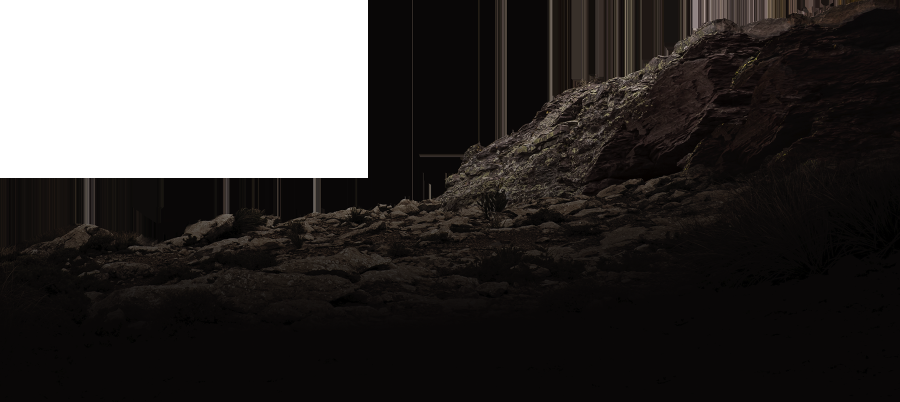
#> input picture AlphaBending/foregroundImage.png, 1800 x 803 px (shown at 1/2 size)
$ python AlphaBending.py
#> lines starting #> are read from the running program, lines starting #| are printed output that depends on the picture
#!/usr/bin/env python
# coding: utf-8

# In[9]:


import cv2
from matplotlib import pyplot as plt
get_ipython().run_line_magic('matplotlib', 'inline')
from pylab import rcParams
rcParams['figure.figsize'] = 16,9

# Read the foreground image with alpha channel
foreGroundImage = cv2.imread("foregroundImage.png", -1)
#> foreGroundImage is the input picture: shape (803, 1800, 4); mean B, G, R, A 57.8, 59, 62, 166.4
foreGroundImage = cv2.resize(foreGroundImage,(960,540))
#> foreGroundImage: shape (540, 960, 4)
print(foreGroundImage.shape)
#| (540, 960, 4)
print(foreGroundImage.size)
#| 2073600


# In[10]:


# Split png foreground image
b,g,r,a = cv2.split(foreGroundImage)
print(a)
#> (printed output is left out)
# Save the foregroung RGB content into a single object
foreground = cv2.merge((b,g,r))
# Save the alpha information into a single Mat
alpha = cv2.merge((a,a,a))


# In[11]:


# Read background image
# note : both images should be same size
background = cv2.imread("backGround.jpg")
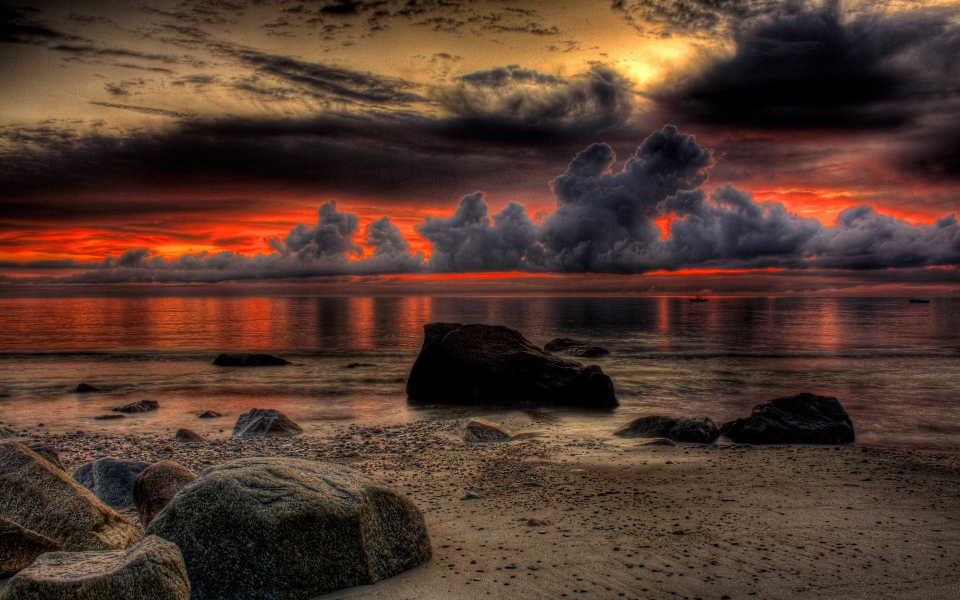
#> input picture AlphaBending/background.jpg, 1920 x 1200 px, found by its file name (shown at 1/2 size)
#> background is the input picture: shape (1200, 1920, 3); mean B, G, R 44.9, 57, 82.8
background = cv2.resize(background,(960,540))
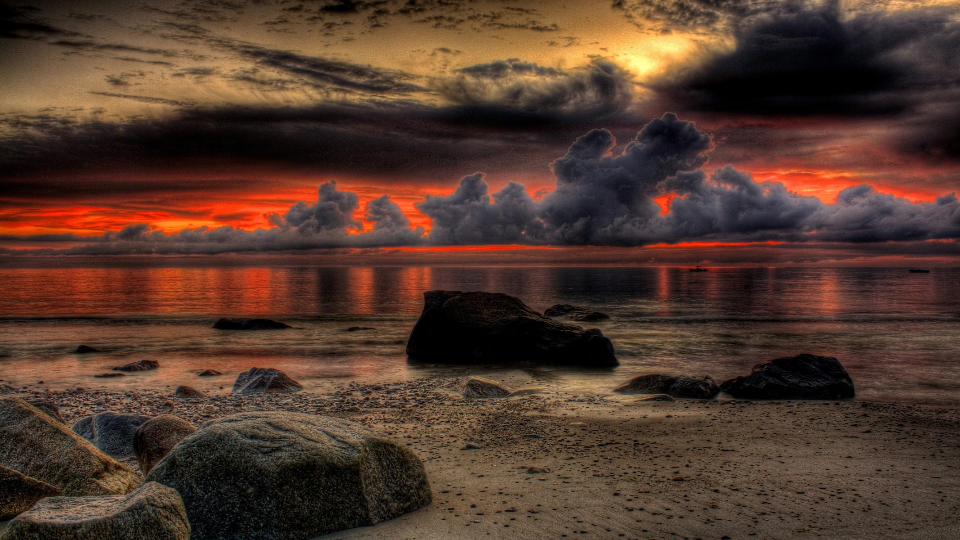
#> background: shape (540, 960, 3); mean B, G, R 44.8, 57, 82.7
plt.imshow(cv2.cvtColor(background, cv2.COLOR_BGR2RGB)) # Another method to covert channel from BGR TO RGB
#plt.imshow(background, alpha=0.6)


# In[12]:


# Convert uint8 to float
foreground = foreground.astype(float)
background = background.astype(float)
alpha = alpha.astype(float)/255


# In[17]:


# Perform alpha blending
foreground = cv2.multiply(alpha, foreground)
background = cv2.multiply(1.0 - alpha, background)
outImage = cv2.add(foreground, background)

b,g,r = cv2.split(outImage)
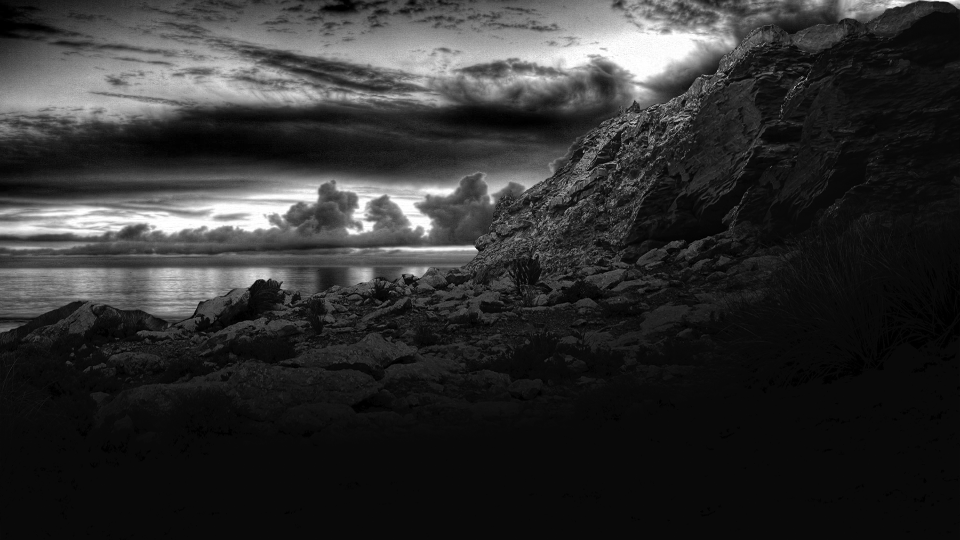
#> r: shape (540, 960) float64; min 0, max 255, mean 47.8
outImageTemp = cv2.merge([r,g,b])
# normalise to int
plt.imshow(outImageTemp/255)


# In[8]:


cv2.imwrite("OutputImage.png", outImage)


# In[19]:


img1 = cv2.imread("img1.jpg")
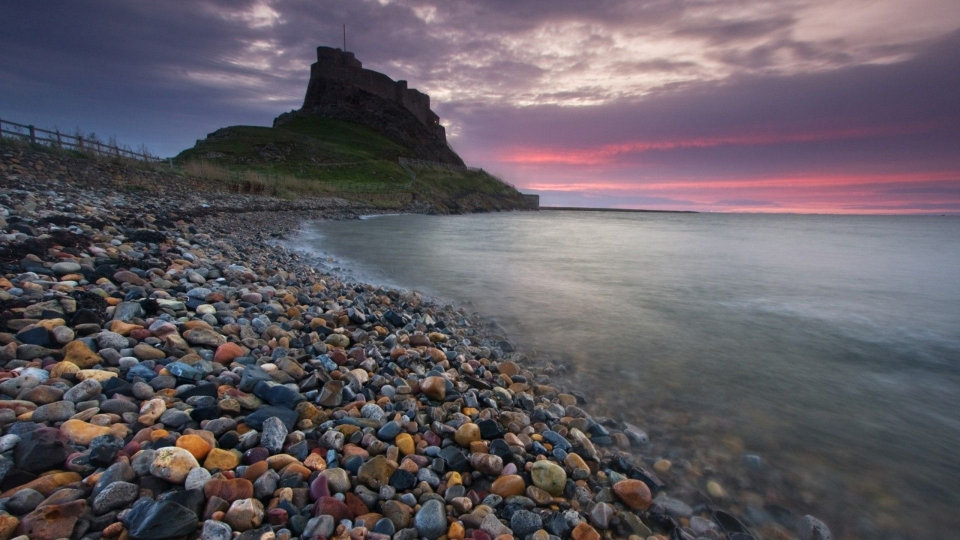
#> input picture AlphaBending/img1.jpg, 1920 x 1080 px (shown at 1/2 size)
#> img1 is the input picture: shape (1080, 1920, 3); mean B, G, R 98, 90.6, 97.2
plt.imshow(cv2.cvtColor(img1, cv2.COLOR_BGR2RGB))


# In[21]:


img2 = cv2.flip(img1, 1 )
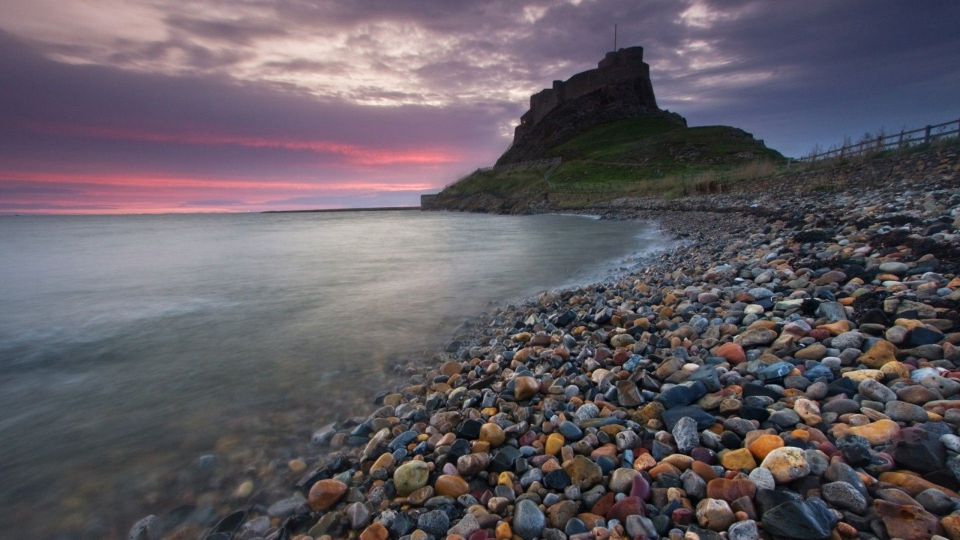
#> img2: shape (1080, 1920, 3) (shown at 1/2 size); mean B, G, R 98, 90.6, 97.2
plt.imshow(cv2.cvtColor(img2, cv2.COLOR_BGR2RGB))


# In[22]:


# Add the images
img3 = cv2.add(img1, img2)
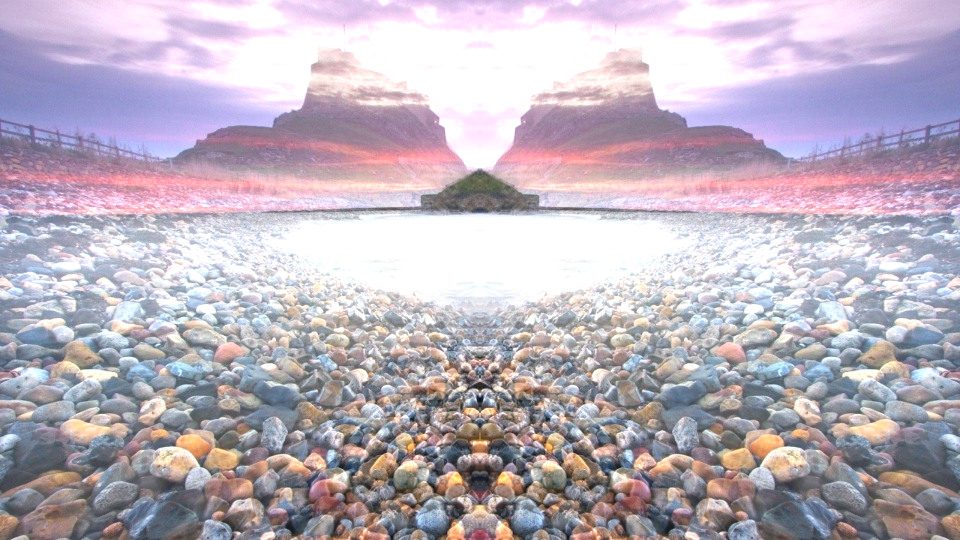
#> img3: shape (1080, 1920, 3) (shown at 1/2 size); mean B, G, R 189.7, 177.1, 187.2
plt.imshow(cv2.cvtColor(img3, cv2.COLOR_BGR2RGB))


# In[29]:


# g(x) = (1 - a)f(x) + af1(x)
# img = a . img1 + b . img 2 + y

img4 = cv2.addWeighted(img1, 0.9, img2, 0.1, 0)
plt.imshow(cv2.cvtColor(img4, cv2.COLOR_BGR2RGB))
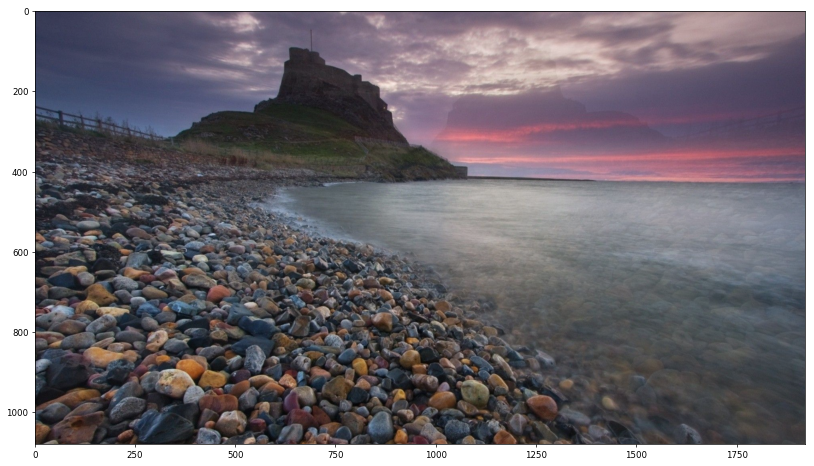
#> figure drawn by matplotlib, 1 panel
